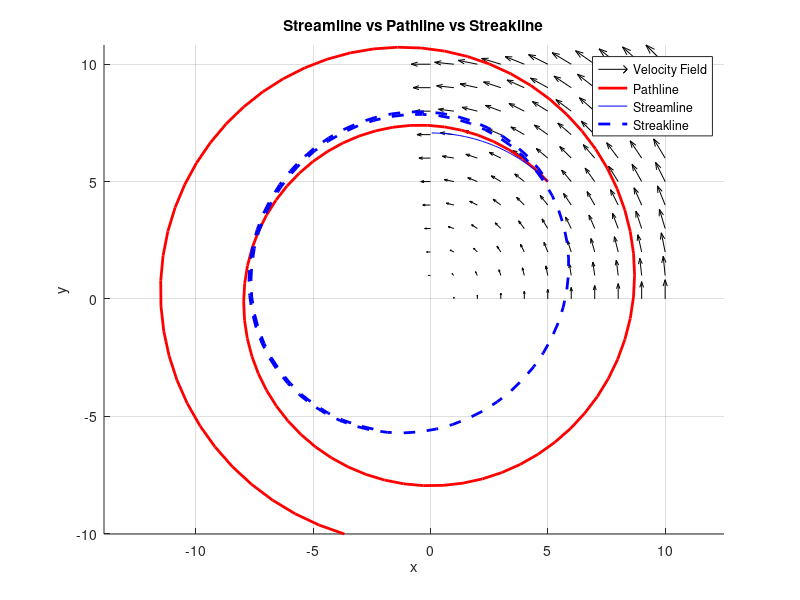

The MATLAB script that drew this image:
clc;
clear;

% Create grid
[x, y] = meshgrid(0:0.5:10, 0:0.5:10);

% Define a time-dependent velocity field
u = @(x, y, t) -y + 0.1*t;  % x-component of velocity
v = @(x, y, t)  x + 0.1*t;  % y-component of velocity


% Time range for simulation
tspan = linspace(0, 10, 100);

% Starting point
x0 = 5; 
y0 = 5;

% --- PATHLINE ---
% Trajectory of a single fluid particle over time
path = zeros(length(tspan), 2);
path(1,:) = [x0, y0];
for i = 2:length(tspan)
    dt = tspan(i) - tspan(i-1);
    x_prev = path(i-1,1);
    y_prev = path(i-1,2);
    path(i,1) = x_prev + u(x_prev, y_prev, tspan(i-1)) * dt;
    path(i,2) = y_prev + v(x_prev, y_prev, tspan(i-1)) * dt;
end

% --- STREAMLINE ---
% Instantaneous lines tangent to the velocity vectors (at t = 0)
[xs, ys] = meshgrid(0:1:10, 0:1:10);
us = u(xs, ys, 0);   % Velocity field at time t = 0
vs = v(xs, ys, 0);

% --- STREAKLINE ---
% Locus of particles that have passed through a specific point (x0,y0)
streak = zeros(length(tspan), 2);
for i = 1:length(tspan)
    % Time when the particle is injected
    ti = tspan(i);
    x_temp = x0;
    y_temp = y0;
    for j = i:length(tspan)-1
        dt = tspan(j+1) - tspan(j);
        x_temp = x_temp + u(x_temp, y_temp, tspan(j)) * dt;
        y_temp = y_temp + v(x_temp, y_temp, tspan(j)) * dt;
    end
    streak(i,:) = [x_temp, y_temp];
end

% --- PLOT RESULTS ---
figure;
hold on;
quiver(xs, ys, us, vs, 'k');                           % Velocity field vectors
plot(path(:,1), path(:,2), 'r', 'LineWidth', 2);       % Pathline in red
streamline(xs, ys, us, vs, x0, y0);                    % Streamline (at t=0)
plot(streak(:,1), streak(:,2), 'b--', 'LineWidth', 2); % Streakline in blue dashed

% Annotations
legend('Velocity Field','Pathline','Streamline','Streakline');
title('Streamline vs Pathline vs Streakline');
xlabel('x');
ylabel('y');
axis equal;
grid on;
